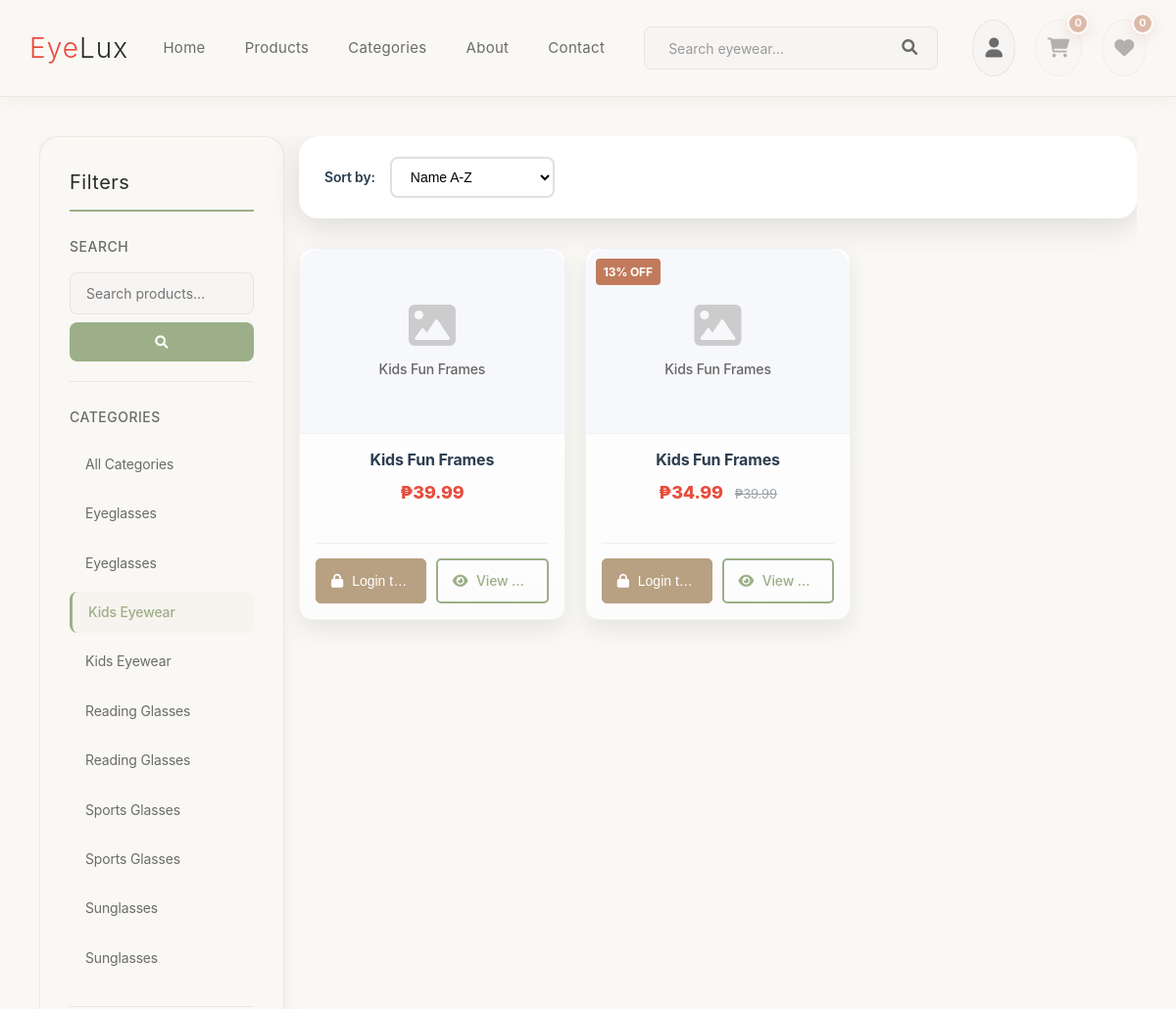
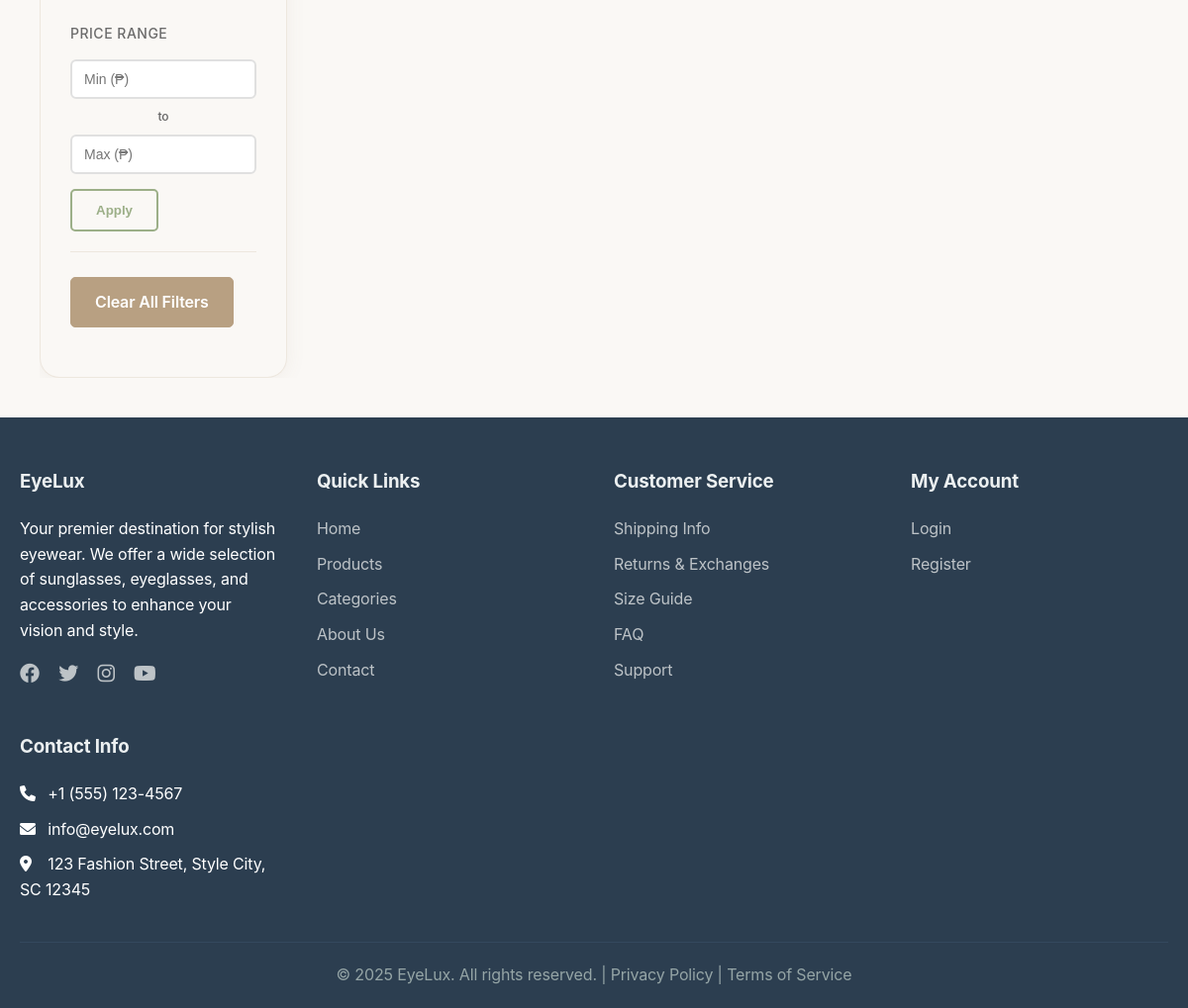
The app's page /products.php?category=5 with its own data (2 pictures, top to bottom).
### tables this page shows
CREATE TABLE `categories` (
  `category_id` int(11) NOT NULL AUTO_INCREMENT,
  `category_name` varchar(100) NOT NULL,
  `description` text DEFAULT NULL,
  `image_url` varchar(255) DEFAULT NULL,
  `created_at` timestamp NOT NULL DEFAULT current_timestamp(),
  `is_active` tinyint(1) DEFAULT 1,
  PRIMARY KEY (`category_id`)
);

CREATE TABLE `products` (
  `product_id` int(11) NOT NULL AUTO_INCREMENT,
  `category_id` int(11) DEFAULT NULL,
  `product_name` varchar(255) NOT NULL,
  `description` text DEFAULT NULL,
  `price` decimal(10,2) NOT NULL,
  `sale_price` decimal(10,2) DEFAULT NULL,
  `stock_quantity` int(11) DEFAULT 0,
  `sku` varchar(50) DEFAULT NULL,
  `brand` varchar(100) DEFAULT NULL,
  `model` varchar(100) DEFAULT NULL,
  `color` varchar(50) DEFAULT NULL,
  `size` varchar(20) DEFAULT NULL,
  `material` varchar(100) DEFAULT NULL,
  `gender` enum('unisex','men','women','kids') DEFAULT NULL,
  `image_url` varchar(255) DEFAULT NULL,
  `additional_images` longtext DEFAULT NULL CHECK (json_valid(`additional_images`)),
  `specifications` longtext DEFAULT NULL CHECK (json_valid(`specifications`)),
  `is_featured` tinyint(1) DEFAULT 0,
  `is_new_arrival` tinyint(1) DEFAULT 0,
  `rating` decimal(3,2) DEFAULT 0.00,
  `review_count` int(11) DEFAULT 0,
  `sales_count` int(11) DEFAULT 0,
  `created_at` timestamp NOT NULL DEFAULT current_timestamp(),
  `updated_at` timestamp NOT NULL DEFAULT current_timestamp() ON UPDATE current_timestamp(),
  `is_active` tinyint(1) DEFAULT 1,
  PRIMARY KEY (`product_id`),
  UNIQUE KEY `sku` (`sku`),
  KEY `idx_products_category` (`category_id`),
  KEY `idx_products_featured` (`is_featured`),
  KEY `idx_products_price` (`price`),
  KEY `idx_products_new_arrival` (`is_new_arrival`),
  KEY `idx_products_rating` (`rating`),
  KEY `idx_products_active` (`is_active`),
  CONSTRAINT `products_ibfk_1` FOREIGN KEY (`category_id`) REFERENCES `categories` (`category_id`)
);

### includes/functions.php (called while the page is built, shortened)
<?php
require_once 'includes/database.php';
function sanitizeInput($input) {
    return htmlspecialchars(trim($input), ENT_QUOTES, 'UTF-8');
}
function formatPrice($price) {
    return '₱' . number_format($price, 2);
}
function getAllCategories() {
    $db = Database::getInstance();
    return $db->fetchAll("SELECT * FROM categories WHERE is_active = 1 ORDER BY category_name");
}
function searchProducts($query, $category_id = null, $min_price = null, $max_price = null, $sort = 'name', $limit = 20, $offset = 0) {
    $db = Database::getInstance();
    $sql = "SELECT p.*, c.category_name FROM products p
            LEFT JOIN categories c ON p.category_id = c.category_id
            WHERE p.is_active = 1";
    $params = [];
    if ($category_id) {
        $sql .= " AND p.category_id = ?";
        $params[] = $category_id;
    }
    switch ($sort) {
        default:
            $sql .= " ORDER BY p.product_name ASC";
    }
    $sql .= " LIMIT ? OFFSET ?";
    $params[] = $limit;
    $params[] = $offset;
    return $db->fetchAll($sql, $params);
}
function isLoggedIn() {
    return isset($_SESSION['user_id']) && !empty($_SESSION['user_id']);
}
?>

### includes/database.php (called while the page is built, shortened)
<?php
class Database {
    private static $instance = null;
    private $pdo;
    private function __construct() {
        try {
            $dsn = "mysql:host=" . DB_HOST . ";dbname=" . DB_NAME . ";charset=utf8mb4";
            $this->pdo = new PDO($dsn, DB_USER, DB_PASS);
            $this->pdo->setAttribute(PDO::ATTR_ERRMODE, PDO::ERRMODE_EXCEPTION);
            $this->pdo->setAttribute(PDO::ATTR_DEFAULT_FETCH_MODE, PDO::FETCH_ASSOC);
            $this->pdo->setAttribute(PDO::ATTR_EMULATE_PREPARES, false);
        } catch (PDOException $e) {
            die("Database connection failed: " . $e->getMessage());
        }
    }
    public static function getInstance() {
        if (self::$instance === null) {
            self::$instance = new self();
        }
        return self::$instance;
    }
    public function query($sql, $params = []) {
        try {
            $stmt = $this->pdo->prepare($sql);
            $stmt->execute($params);
            return $stmt;
        } catch (PDOException $e) {
            throw new Exception("Database query failed: " . $e->getMessage());
        }
    }
    public function fetchAll($sql, $params = []) {
        $stmt = $this->query($sql, $params);
        return $stmt->fetchAll();
    }
}
?>

### products.php (the view, shortened to what this page needs)
<?php
require_once 'includes/header.php';
$search_query = sanitizeInput($_GET['q'] ?? '');
$category_id = (int)($_GET['category'] ?? 0);
$min_price = !empty($_GET['min_price']) ? (float)$_GET['min_price'] : null;
$max_price = !empty($_GET['max_price']) ? (float)$_GET['max_price'] : null;
$sort = sanitizeInput($_GET['sort'] ?? 'name');
$page = max(1, (int)($_GET['page'] ?? 1));
$per_page = 12;
$offset = ($page - 1) * $per_page;
$categories = getAllCategories();
$products = searchProducts($search_query, $category_id, $min_price, $max_price, $sort, $per_page, $offset);
?>
<main>
    <div class="container">
        <div class="products-page">
            <div class="products-layout">
                <aside class="filters-sidebar">
                    <div class="filters-section">
                        <h3>Filters</h3>
                        <div class="filter-group">
                            <h4>Search</h4>
                            <form method="GET" action="products.php" class="search-form">
                                <input type="text" name="q" placeholder="Search products..."
                                       value="<?php echo htmlspecialchars($search_query); ?>">
                                <button type="submit"><i class="fas fa-search"></i></button>
                            </form>
                        </div>
                        <div class="filter-group">
                            <h4>Categories</h4>
                            <ul class="filter-list">
                                <li>
                                    <a href="products.php<?php echo $search_query ? '?q=' . urlencode($search_query) : ''; ?>"
                                       class="<?php echo !$category_id ? 'active' : ''; ?>">
                                        All Categories
                                    </a>
                                </li>
                                <?php foreach ($categories as $category): ?>
                                <li>
                                    <a href="products.php?category=<?php echo $category['category_id']; ?><?php echo $search_query ? '&q=' . urlencode($search_query) : ''; ?>"
                                       class="<?php echo $category_id == $category['category_id'] ? 'active' : ''; ?>">
                                        <?php echo htmlspecialchars($category['category_name']); ?>
                                    </a>
                                </li>
                                <?php endforeach; ?>
                            </ul>
                        </div>
                        <div class="filter-group">
                            <h4>Price Range</h4>
                            <form method="GET" action="products.php" class="price-form" id="price-form">
                                <div class="price-inputs">
                                    <input type="number" name="min_price" placeholder="Min (₱)"
                                           value="<?php echo $min_price; ?>" min="0" step="0.01"
                                           id="min-price" onchange="validatePriceRange()">
                                    <span>to</span>
                                    <input type="number" name="max_price" placeholder="Max (₱)"
                                           value="<?php echo $max_price; ?>" min="0" step="0.01"
                                           id="max-price" onchange="validatePriceRange()">
                                </div>
                                <button type="submit" class="btn btn-outline" id="price-submit">Apply</button>
                            </form>
                        </div>
                        <div class="filter-group">
                            <a href="products.php" class="btn btn-secondary">Clear All Filters</a>
                        </div>
                    </div>
                </aside>
                <div class="products-main">
                    <div class="products-toolbar">
                        <div class="sort-options">
                            <label for="sort">Sort by:</label>
                            <form method="GET" action="products.php" id="sort-form">
                                <select name="sort" id="sort" onchange="this.form.submit()">
                                    <option value="name" <?php echo $sort === 'name' ? 'selected' : ''; ?>>Name A-Z</option>
                                </select>
                            </form>
                        </div>
                    </div>
                    <?php if (empty($products)): ?>
                        <div class="no-products">
                            <div class="no-products-icon">
                                <i class="fas fa-search"></i>
                            </div>
                            <h3>No products found</h3>
                            <p>We couldn't find any products matching your criteria.</p>
                            <?php if ($search_query || $category_id || $min_price !== null || $max_price !== null): ?>
                                <div class="no-products-suggestions">
                                    <p><strong>Try these suggestions:</strong></p>
                                    <ul>
                                        <?php if ($search_query): ?>
                                            <li>Check your spelling</li>
                                            <li>Try different keywords</li>
                                        <?php endif; ?>
                                        <?php if ($min_price !== null || $max_price !== null): ?>
                                            <li>Adjust your price range</li>
                                        <?php endif; ?>
                                        <li>Browse all categories</li>
                                        <li>Remove some filters</li>
                                    </ul>
                                </div>
                            <?php endif; ?>
                            <div class="no-products-actions">
                                <a href="products.php" class="btn btn-primary">View All Products</a>
                                <a href="categories.php" class="btn btn-outline">Browse Categories</a>
                            </div>
                        </div>
                    <?php else: ?>
                        <div class="product-grid">
                            <?php foreach ($products as $product): ?>
                            <div class="product-card">
                                <a href="product.php?id=<?php echo $product['product_id']; ?>" class="product-image">
                                    <?php if ($product['image_url'] && !empty($product['image_url'])): ?>
                                        <img src="<?php echo htmlspecialchars($product['image_url']); ?>"
                                             alt="<?php echo htmlspecialchars($product['product_name']); ?>"
                                             onerror="this.style.display='none'; this.nextElementSibling.style.display='flex';">
                                        <div class="no-image" style="display: none;">
                                            <i class="fas fa-image"></i>
                                            <span><?php echo htmlspecialchars($product['product_name']); ?></span>
                                        </div>
                                    <?php else: ?>
                                        <div class="no-image">
                                            <i class="fas fa-image"></i>
                                            <span><?php echo htmlspecialchars($product['product_name']); ?></span>
                                        </div>
                                    <?php endif; ?>
                                    <?php if ($product['sale_price'] && $product['sale_price'] < $product['price']): ?>
                                        <div class="sale-badge">
                                            <?php
                                            $discount = round((($product['price'] - $product['sale_price']) / $product['price']) * 100);
                                            echo $discount;
                                            ?>% OFF
                                        </div>
                                    <?php endif; ?>
                                </a>
                                <div class="product-info">
                                    <h3 class="product-name">
                                        <a href="product.php?id=<?php echo $product['product_id']; ?>">
                                            <?php echo htmlspecialchars($product['product_name']); ?>
                                        </a>
                                    </h3>
                                    <div class="product-price">
                                        <?php if ($product['sale_price'] && $product['sale_price'] < $product['price']): ?>
                                            <span class="sale-price"><?php echo formatPrice($product['sale_price']); ?></span>
                                            <span class="original-price"><?php echo formatPrice($product['price']); ?></span>
                                        <?php else: ?>
                                            <?php echo formatPrice($product['price']); ?>
                                        <?php endif; ?>
                                    </div>
                                    <div class="product-actions">
                                        <?php if ((int)$product['stock_quantity'] > 0): ?>
                                            <?php if (isLoggedIn()): ?>
                                                <button type="button" class="btn btn-primary add-to-cart-btn" onclick="addToCartAjax(<?php echo $product['product_id']; ?>)">
                                                    <i class="fas fa-shopping-cart"></i> Add to Cart
                                                </button>
                                            <?php else: ?>
                                                <button type="button" class="btn btn-warning" onclick="showLoginPrompt()">
                                                    <i class="fas fa-lock"></i> Login to Add
                                                </button>
                                            <?php endif; ?>
                                        <?php else: ?>
                                            <button type="button" class="btn btn-secondary" disabled>
                                                <i class="fas fa-times"></i> Out of Stock
                                            </button>
                                        <?php endif; ?>
                                        <a class="btn btn-outline" href="product.php?id=<?php echo $product['product_id']; ?>">
                                            <i class="fas fa-eye"></i> View Details
                                        </a>
                                    </div>
                                </div>
                            </div>
                            <?php endforeach; ?>
                        </div>
                    <?php endif; ?>
                </div>
            </div>
        </div>
    </div>
</main>
<?php require_once 'includes/footer.php'; ?>

### records on screen
categories: category_name "Eyeglasses"
categories: category_name "Eyeglasses"
categories: category_name "Kids Eyewear"
categories: category_name "Kids Eyewear"
categories: category_name "Reading Glasses"
categories: category_name "Reading Glasses"
categories: category_name "Sports Glasses"
categories: category_name "Sports Glasses"
categories: category_name "Sunglasses"
categories: category_name "Sunglasses"
products: product_name "Kids Fun Frames", price "₱39.99", stock_quantity "Login t…"
products: product_name "Kids Fun Frames", discount "13", sale_price "₱34.99", price "₱39.99", stock_quantity "Login t…"
